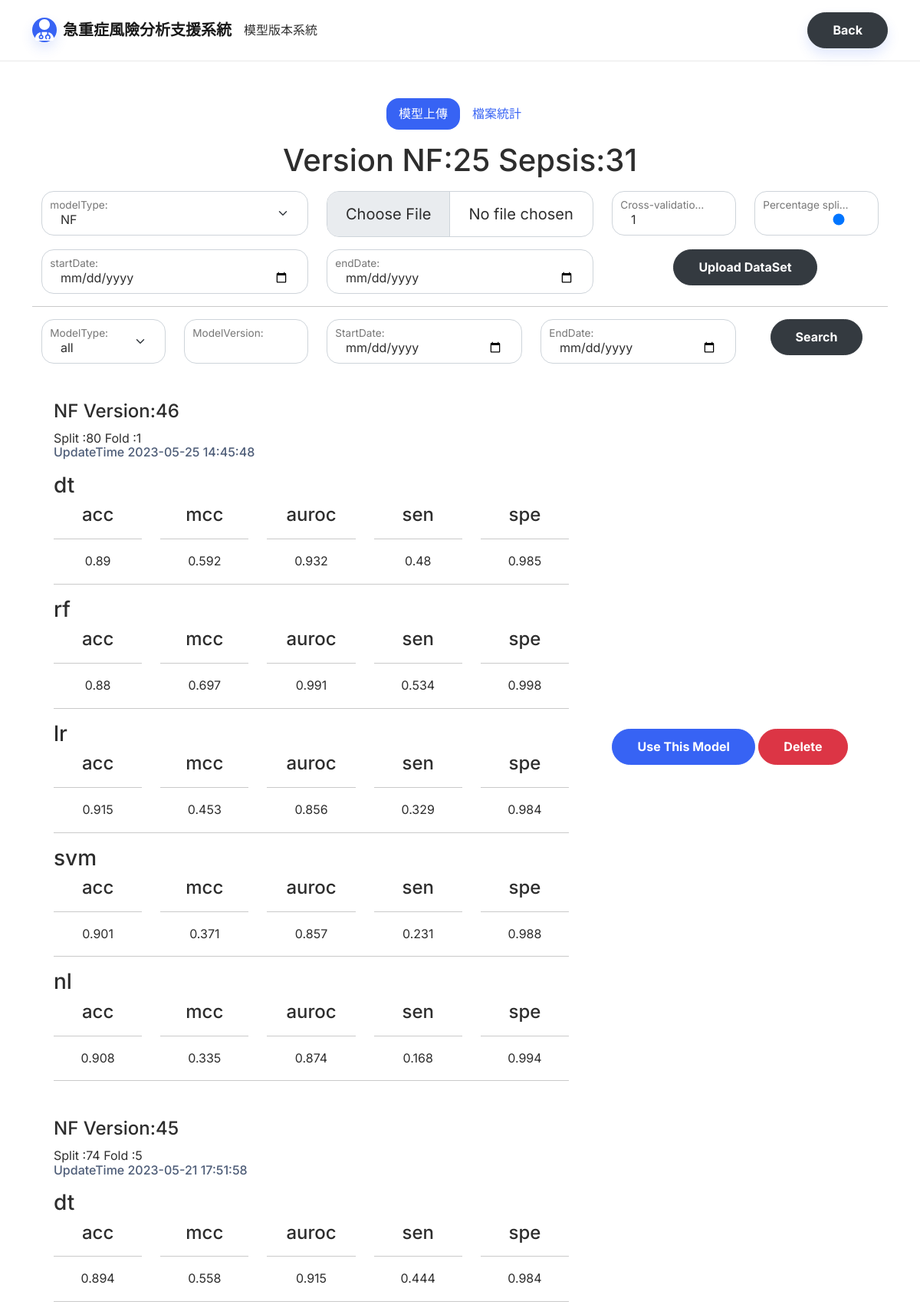
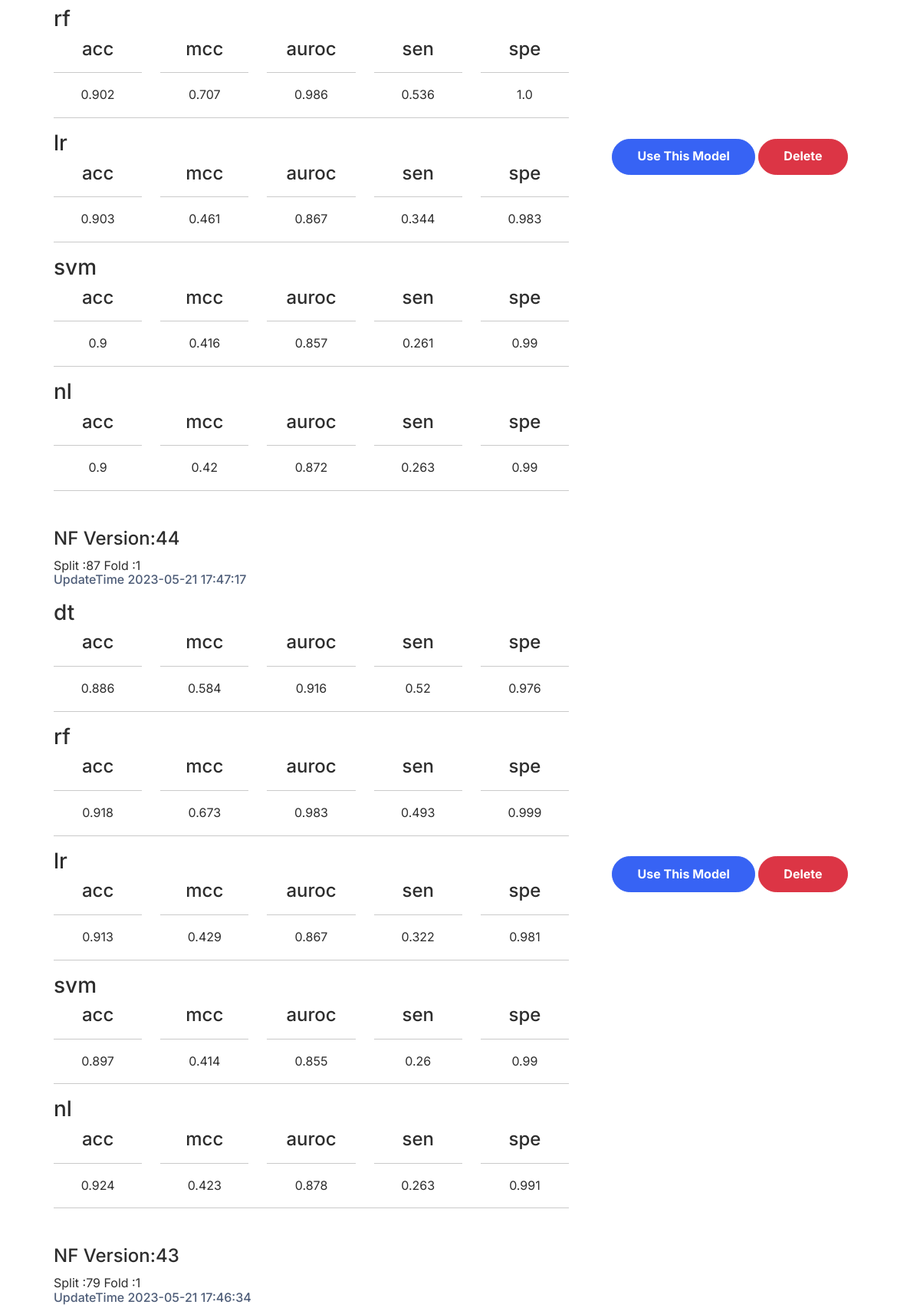
The page /model (upper part) on the database its author committed (2 pictures, top to bottom).
### tables this page shows
CREATE TABLE "nowUseModel" (
	"id"	INTEGER,
	"modelVersionNF"	INTEGER,
	"modelVersionSepsis"	INTEGER,
	"updateDate"	TEXT,
	PRIMARY KEY("id" AUTOINCREMENT)
);

CREATE TABLE "model" (
	"modelVersion"	INTEGER,
	"startDate"	TEXT,
	"endDate"	TEXT,
	"updateDate"	TEXT,
	"datasetName"	TEXT,
	"type"	TEXT NOT NULL DEFAULT 'NF',
	"fold"	INTEGER DEFAULT 1,
	"split"	INTEGER DEFAULT 90,
	PRIMARY KEY("modelVersion" AUTOINCREMENT)
);

### modelManage.py (the view)
@modelManger.route('/model',methods=['GET'])
def queryModel():
    startDate = request.args.get('startDate')
    endDate = request.args.get('endDate')
    modelVersion = request.args.get('modelVersion')
    modelType= request.args.get('type')
    queryString="select * from model M left join modelEfficacy ME on M.modelVersion=ME.modelVersion where 1=1 "
    if startDate:
        queryString+=" and startDate=\""+startDate+"\""
    if endDate:
        queryString+=" and endDate=\""+endDate+"\""
    if modelVersion:
        queryString+=" and M.modelVersion="+modelVersion
    if modelType:
        queryString+=" and type=\""+modelType+"\""
    queryString+=" order by M.modelVersion desc"
    print(queryString)
    data=getData(queryString).fetchall()
    json_list=[]
    for i in data:
        if(i[9]!=None):
            json_list.append(json.loads(i[9]))
        else:
            json_list.append(None)
    return render_template("model.html",models=data,nowUse=getNowUseModel(),modelEfficacy=json_list)

### modelManage.py (called while the page is built)
def getData(strSQL):
    conn = sqlite3.connect(dbfile)
    rows = conn.execute(strSQL)
    return rows

def getNowUseModel():
    conn= sqlite3.connect(dbfile)
    cursor = conn.cursor()
    cursor.execute("SELECT * FROM nowUseModel order by id desc limit 1")
    return cursor.fetchone()

### templates/model.html (shortened to what this page needs)
<!DOCTYPE html>
<html lang="en">
<head>
    <link rel="stylesheet" href="static/assets/bootstrap/css/bootstrap.min.css">
    <link rel="stylesheet" href="static/CSS/load-others.css">
</head>
<body>
    <nav class="navbar navbar-light navbar-expand-md sticky-top navbar-shrink py-3" id="mainNav">
        <div class="container"><a class="navbar-brand d-flex align-items-center" href="/"><span
                    class="bs-icon-sm bs-icon-circle bs-icon-primary shadow d-flex justify-content-center align-items-center me-2 bs-icon"></span><span>急重症風險分析支援系統</span></a>
            模型版本系統
            <div class="collapse navbar-collapse" id="navcol-1">
                <ul class="navbar-nav mx-auto"></ul><a class="btn btn-dark text-start shadow" role="button"
                    href="/patientlist">Back</a>
            </div>
        </div>
    </nav>
    <section class="text-center py-5">
        <div class="container ">
            <div class="row " style="margin: auto;">
                <div class="col mb-3">
                    <ul class="nav nav-pills d-flex justify-content-center">
                        <li class="nav-item">
                            <button class="nav-link active" id="page1-click" aria-current="page">模型上傳</button>
                        </li>
                        <li class="nav-item">
                            <button class="nav-link" id="page2-click">檔案統計</button>
                        </li>
                    </ul>
                </div>
                <h1 class="mb-3">Version NF:{{nowUse[1]}} Sepsis:{{nowUse[2]}}</h1>
                <form action="/model" method="POST" enctype="multipart/form-data">
                    <div class="row">
                        <div class="form-floating col-md-4 mb-3">
                            <select class="form-select" name="type" id="type">
                                <option value="NF" selected="">NF</option>
                            </select>
                            <label class="form-label" for="type">
                            </label>
                        </div>
                        <div class=" col-md-4 mb-3">
                            <input id='file' class='form-control form-control-lg' type="file" name="file">
                        </div>
                        <div class="form-floating col-md-2 mb-3">
                            <input id="fold" class="form-control" type="number" value="1" min="1" name="fold">
                            <label class="form-label" for="fold">
                            </label>
                        </div>
                        <div class="form-floating col-md-2 mb-3">
                            <input id="split" class="form-control" type="range" value="80" min="0" max="100"
                                name="split">
                            <label class="form-label" for="split" id="split-value">
                            </label>
                        </div>
                        <div class="form-floating col-md-4 mb-3">
                            <input id="startDate" class="form-control" type="date" name="startDate">
                            <label class="form-label" for="startDate ">
                            </label>
                        </div>
                        <div class="form-floating col-md-4 mb-3">
                            <input id="endDate" class="form-control" type="date" name="endDate">
                            <label class="form-label" for="endDate">endDate:</label>
                        </div>
                        <div class="col-md-4 mb-3">
                            <button class="btn btn-dark btn-md" type="submit" id="submit">Upload DataSet</button>
                        </div>
                    </div>
                </form>
                <hr>
                <form class="page1 mb-3 " action="/model" method="GET">
                    <div class="row" style="text-align: center;">
                        <div class="col-md-2 form-floating mb-3">
                            <select id="modelTypeQ" class=" form-select " name="typeQ">
                                <option value="" selected="">all</option>
                            </select>
                            <label class="form-label" for="modelType-q">
                            </label>
                        </div>
                        <div class="col-md-2 form-floating mb-3">
                            <input class="form-control" type="text" style="text-align: justify;" name="modelVersionQ"
                                id="modelVersionQ">
                            <label class="form-label" for="modelVersion-q">
                            </label>
                        </div>
                        <div class="col-md-3 form-floating mb-3">
                            <input class="form-control" type="date" name="startDateQ" id="startDateQ">
                            <label class="form-label" for="startDate-q">StartDate:</label>
                        </div>
                        <div class="col-md-3 form-floating mb-3">
                            <input class="form-control" type="date" name="endDateQ" id="endDateQ">
                            <label class="form-label" for="endDat-qe">EndDate:</label>
                        </div>
                        <div class="col mb-2">
                            <button class="btn btn-dark btn-md  queryModel" type="button">Search</button>
                        </div>
                    </div>
                </form>
                {% for model in models %}
                <div class="row text-start justify-content-center  align-items-center page1">
                    <div class="col-8 col-md-8 col-lg-8 text-start">
                        <div class="card">
                            <div class="card-body">
                                <h4 class="card-title">{{model[5]}} Version:{{model[0]}} </h4>
                                Split :{{model[7]}} Fold :{{model[6]}}
                                <h6 class="text-muted card-subtitle mb-2">UpdateTime {{model[3]}}</h6>
                                <p class="card-text">
                                    {% if modelEfficacy[loop.index0] != None %}
                                    {% for key,value in modelEfficacy[loop.index0].items() %}
                                    {% if value!=None %}
                                <div class="row " >
                                    <div class="row "><h3>{{key}}</h3></div>
                                    {% for inKey,inValue in value.items()%}
                                    <div class="col text-center">
                                        <div class="col"><h4>{{inKey}}</h4></div>
                                        <hr>
                                        <div class="col">{{inValue|round(3)}}</div>
                                    </div>
                                    {% endfor %}
                                </div>
                                <hr>
                                {% endif %}
                                {% endfor %}
                                {% endif %}
                                </p>
                            </div>
                        </div>
                    </div>
                    <div class="col-sm-4 text-center">
                        <button class="btn btn-primary selectModel {{model[5]}}" id='{{model[0]}}' type="button">Use
                            This Model</button>
                        <button class="btn btn-danger deleteModel {{model[5]}}" id="{{model[0]}}"
                            type="button">Delete</button>
                    </div>
                </div>
                {% endfor %}
            </div>
        </div>
    </section>
</body>
</html>

### rows shown on the page
nowUseModel: modelVersionNF "25", modelVersionSepsis "31"
model: type "NF", modelVersion "46", split "80", fold "1", updateDate "2023-05-25 14:45:48", index0 "dt" "rf" "lr" "svm" "nl", value "acc" "mcc" "auroc" "sen" "spe" "acc" "mcc" "auroc" "sen" "spe" "acc" "mcc" "auroc" "sen" "spe" "acc" "mcc" "auroc" "sen" "spe" "acc" "mcc" "auroc" "sen" "spe", value "0.89" "0.592" "0.932" "0.48" "0.985" "0.88" "0.697" "0.991" "0.534" "0.998" "0.915" "0.453" "0.856" "0.329" "0.984" "0.901" "0.371" "0.857" "0.231" "0.988" "0.908" "0.335" "0.874" "0.168" "0.994"
model: type "NF", modelVersion "45", split "74", fold "5", updateDate "2023-05-21 17:51:58", index0 "dt" "rf" "lr" "svm" "nl", value "acc" "mcc" "auroc" "sen" "spe" "acc" "mcc" "auroc" "sen" "spe" "acc" "mcc" "auroc" "sen" "spe" "acc" "mcc" "auroc" "sen" "spe" "acc" "mcc" "auroc" "sen" "spe", value "0.894" "0.558" "0.915" "0.444" "0.984" "0.902" "0.707" "0.986" "0.536" "1.0" "0.903" "0.461" "0.867" "0.344" "0.983" "0.9" "0.416" "0.857" "0.261" "0.99" "0.9" "0.42" "0.872" "0.263" "0.99"
model: type "NF", modelVersion "44", split "87", fold "1", updateDate "2023-05-21 17:47:17", index0 "dt" "rf" "lr" "svm" "nl", value "acc" "mcc" "auroc" "sen" "spe" "acc" "mcc" "auroc" "sen" "spe" "acc" "mcc" "auroc" "sen" "spe" "acc" "mcc" "auroc" "sen" "spe" "acc" "mcc" "auroc" "sen" "spe", value "0.886" "0.584" "0.916" "0.52" "0.976" "0.918" "0.673" "0.983" "0.493" "0.999" "0.913" "0.429" "0.867" "0.322" "0.981" "0.897" "0.414" "0.855" "0.26" "0.99" "0.924" "0.423" "0.878" "0.263" "0.991"
model: type "NF", modelVersion "43", split "79", fold "1", updateDate "2023-05-21 17:46:34"
